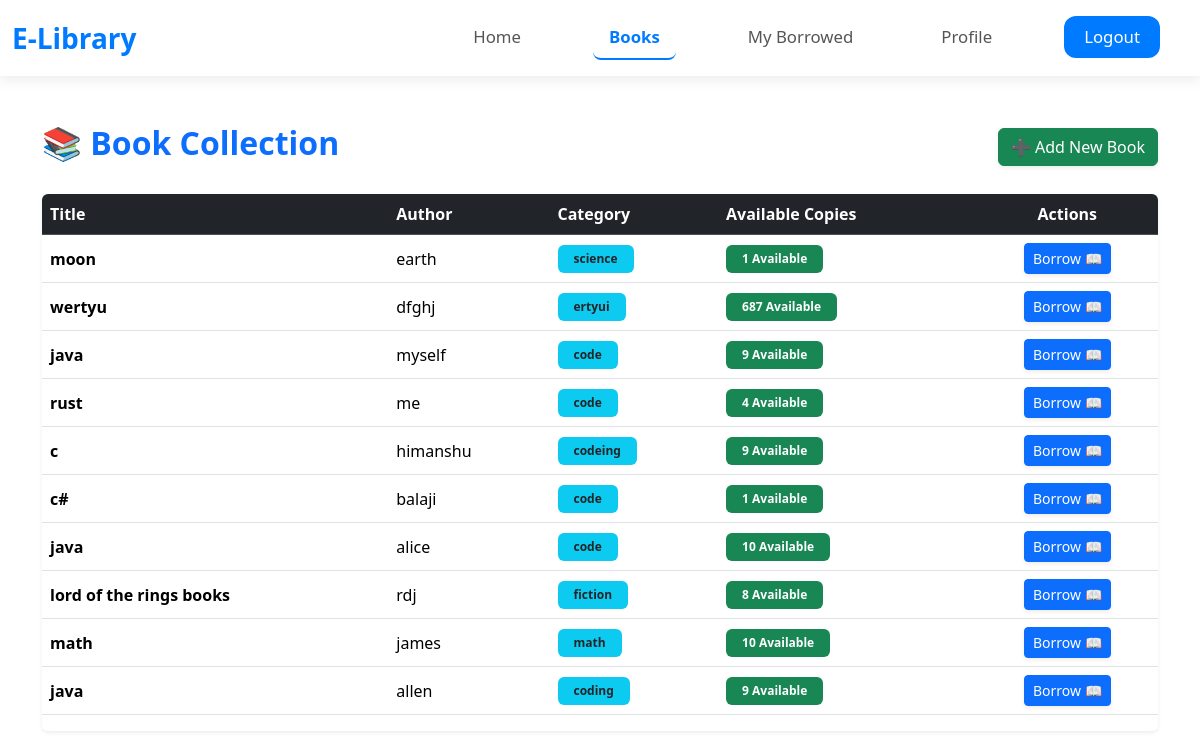
The page /books/ (signed in) on the database its author committed.
### library/models.py (models this page shows, shortened)
class Book(models.Model):
    title = models.CharField(max_length=255)
    author = models.CharField(max_length=255)
    category = models.CharField(max_length=100)
    pages = models.PositiveIntegerField()
    total_copies = models.PositiveIntegerField(default=1)
    available_copies = models.PositiveIntegerField(default=1)
    created_at = models.DateTimeField(auto_now_add=True)
    added_by_id = models.IntegerField(default=0)

### library/views.py (the view)
# urls.py: path('books/', views.book_list, name='book_list'),
def book_list(request):
    books = Book.objects.all()
    return render(request, 'library/book_list.html', {'books': books})

### library/templates/library/book_list.html
{% include "base.html" %}
{% block content %}
<div class="container my-5">
    <div class="d-flex justify-content-between align-items-center mb-4">
        <h2 class="fw-bold text-primary">📚 Book Collection</h2>
        <a href="{% url 'add_book' %}" class="btn btn-success shadow-sm">
            ➕ Add New Book
        </a>
    </div>
    <div class="table-responsive shadow-sm rounded">
        <table class="table table-hover align-middle">
            <thead class="table-dark">
                <tr>
                    <th>Title</th>
                    <th>Author</th>
                    <th>Category</th>
                    <th>Available Copies</th>
                    <th class="text-center">Actions</th>
                </tr>
            </thead>
            <tbody>
                {% for book in books %}
                <tr>
                    <td class="fw-semibold">{{ book.title }}</td>
                    <td>{{ book.author }}</td>
                    <td>
                        <span class="badge bg-info text-dark px-3 py-2">
                            {{ book.category }}
                        </span>
                    </td>
                    <td>
                        {% if book.available_copies > 0 %}
                            <span class="badge bg-success px-3 py-2">
                                {{ book.available_copies }} Available
                            </span>
                        {% else %}
                            <span class="badge bg-danger px-3 py-2">Out of Stock</span>
                        {% endif %}
                    </td>
                    <td class="text-center">
                        <a href="{% url 'borrow_book' book.id %}"
                           class="btn btn-sm btn-primary shadow-sm">
                            Borrow 📖
                        </a>
                    </td>
                </tr>
                {% empty %}
                <tr>
                    <td colspan="5" class="text-center text-muted py-4">
                        No books found 📭
                    </td>
                </tr>
                {% endfor %}
            </tbody>
        </table>
    </div>
</div>
{% endblock %}

### rows shown on the page
Book: title "moon", author "earth", category "science", available_copies "1"
Book: title "wertyu", author "dfghj", category "ertyui", available_copies "687"
Book: title "java", author "myself", category "code", available_copies "9"
Book: title "rust", author "me", category "code", available_copies "4"
Book: title "c", author "himanshu", category "codeing", available_copies "9"
Book: title "c#", author "balaji", category "code", available_copies "1"
Book: title "java", author "alice", category "code", available_copies "10"
Book: title "lord of the rings books", author "rdj", category "fiction", available_copies "8"
Book: title "math", author "james", category "math", available_copies "10"
Book: title "java", author "allen", category "coding", available_copies "9"
